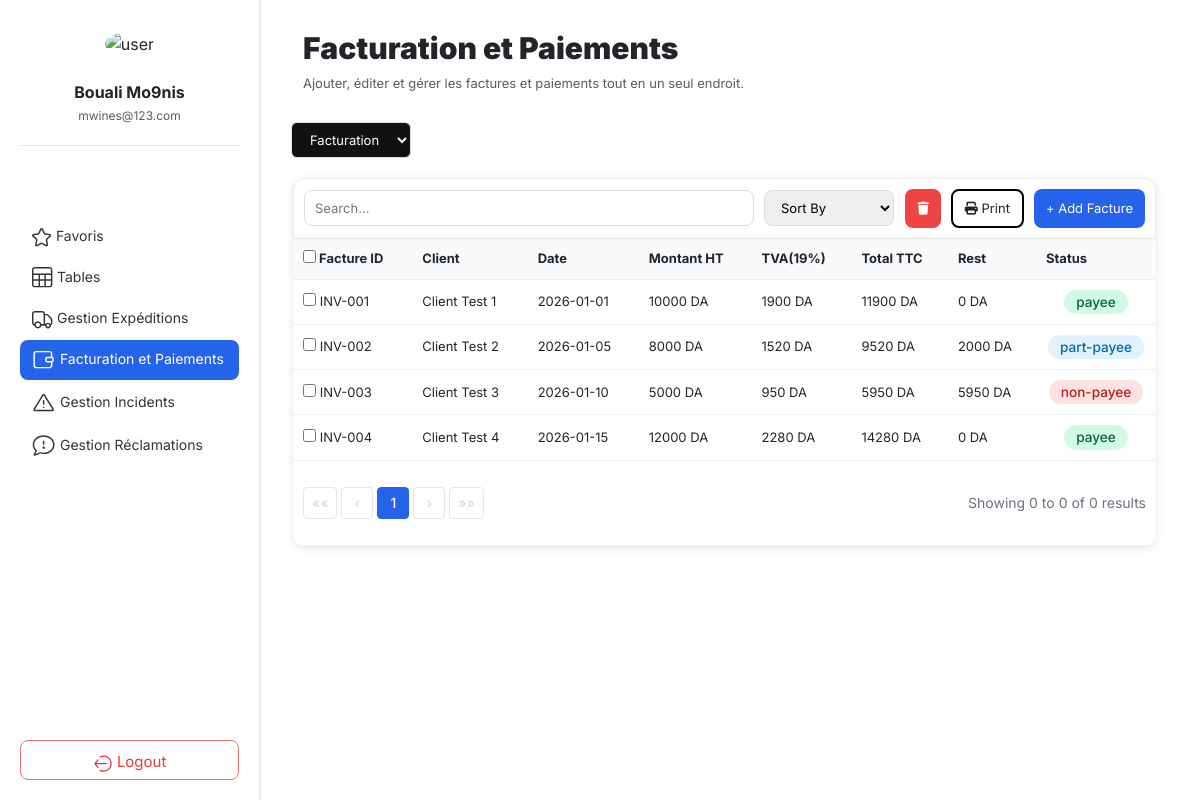
/facturation/, run on an earlier commit of the app's database.
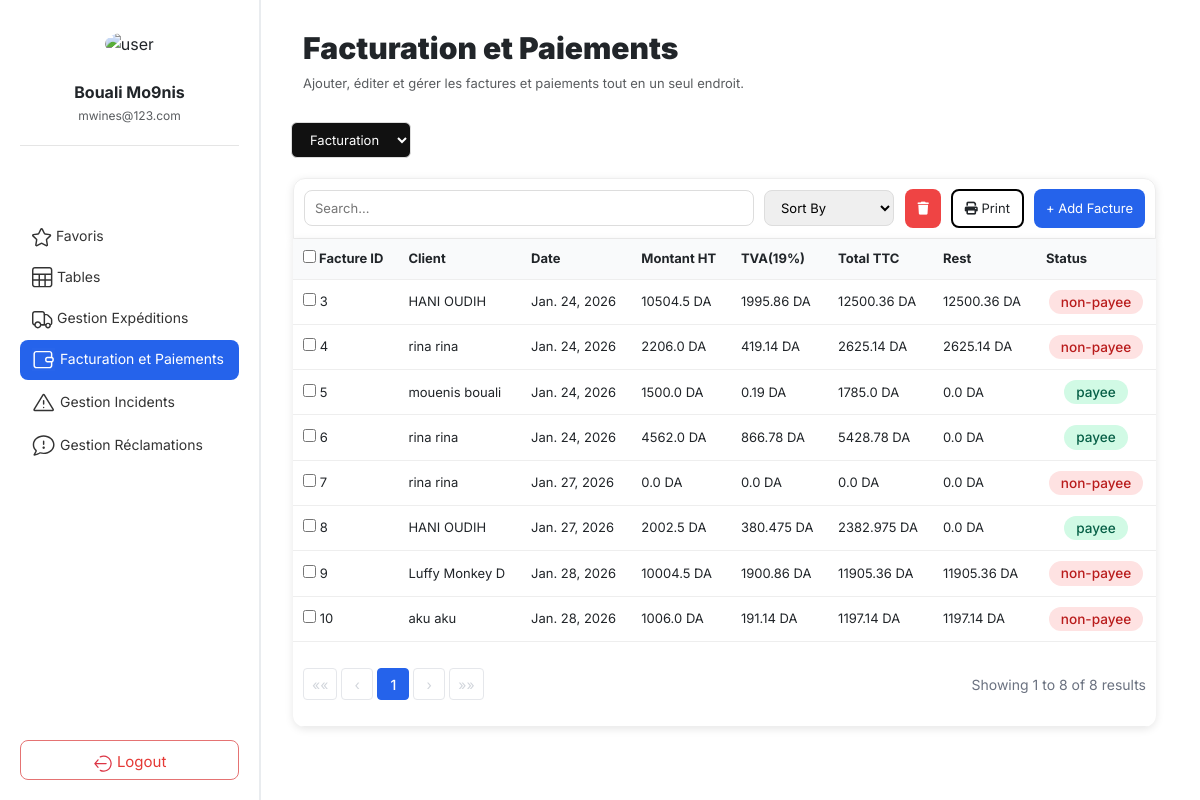
And on a later commit of the database.
### core/models/models.py (models this page shows, shortened)
class Client(models.Model):
    solld = models.FloatField(default=0, validators=[MinValueValidator(0)])
    first_name = models.CharField(max_length=100)
    last_name = models.CharField(max_length=100)
    email = models.EmailField(unique=True)
    phone = models.CharField(max_length=20)
    address = models.TextField()
    created_at = models.DateTimeField(auto_now_add=True)
    def __str__(self):
        return f"{self.first_name} {self.last_name}"

class Invoice(models.Model):
    invoice_date = models.DateField()
    amount_ht = models.FloatField( default=0)
    amount_vat = models.FloatField(default=0.19)
    amount_ttc = models.FloatField( default=0)
    rest = models.FloatField(default=0)
    status = models.CharField(max_length=50)
    client = models.ForeignKey(Client, on_delete=models.RESTRICT)

### core/web/views.py (the view, shortened to what this page needs)
# urls.py: path("facturation/", views.facturation_view, name="facturation_view"),
def facturation_view(request):
	try:
		Invoice= apps.get_model("core", "Invoice")
	except LookupError as e:
		raise Http404("Facturation model not found (check core/models/models.py).") from e
	db_table = Invoice._meta.db_table
	search_query = request.GET.get('search', '').strip()
	Invoices = Invoice.objects.all()
	if search_query:
		Invoices = Invoices.filter(
			Q(client__first_name__icontains=search_query) |
			Q(client__last_name__icontains=search_query) |
			Q(status__icontains=search_query)
		)
	page_obj = Paginator(Invoices, 10).get_page(request.GET.get("page"))
	return render(request, "facture/facture.html", {"page_obj": page_obj})

### core/web/templates/facture/facture.html (shortened to what the changed rows need)
{% extends "home.html" %}
{% load static %}
{% block content %}
<link rel="stylesheet" href="{% static 'css/facture.css' %}">
<div class="tables-top">
    <div class="table-header">
            <h2><b>Facturation et Paiements</b></h2>
    </div>
</div>
<section class="table-section">
    <div class="table-content">
        <table>
            <thead>
                <tr>
                    <th>
                        <label>
                            <input type="checkbox" id="selectAll">
                            Facture ID
                        </label>
                    </th>
                    <th>Client</th>
                    <th>Date</th>
                    <th>Montant HT</th>
                    <th>TVA(19%)</th>
                    <th>Total TTC</th>
                    <th>Rest</th>
                    <th style="width: 120px;">Status</th>
                </tr>
            </thead>
            <tbody>
                {% for invoice in page_obj %}
                <tr>
                    <td class="id-col">
                        <label>
                            <input type="checkbox" value="{{ invoice.id }}">
                            {{ invoice.id }}
                        </label>
                    </td>
                    <td>{{ invoice.client }}</td>
                    <td>{{ invoice.invoice_date }}</td>
                    <td>{{ invoice.amount_ht }} DA</td>
                    <td>{{ invoice.amount_vat }} DA</td>
                    <td>{{ invoice.amount_ttc }} DA</td>
                    <td>{{ invoice.rest }} DA</td>
                    <td class="status">
                        {% if invoice.status == "payee" %}
                            <span class="status-badge status-disponible">{{ invoice.status }}</span>
                        {% elif invoice.status == "non-payee" %}
                            <span class="status-badge status-offline">{{ invoice.status }}</span>
                        {% elif invoice.status == "part-payee" %}
                            <span class="status-badge status-en_mission">{{ invoice.status }}</span>
                        {% else %}
                            <span class="status-badge">{{ invoice.status }}</span>
                        {% endif %}
                    </td>
                </tr>
                {% empty %}
                <tr>
                    <td class="id-col"><input type="checkbox" value="INV-001">
                        INV-001
                    </td>
                    <td>Client Test 1</td>
                    <td>2026-01-01</td>
                    <td>10000 DA</td>
                    <td>1900 DA</td>
                    <td>11900 DA</td>
                    <td>0 DA</td>
                    <td class="status">
                        <span class="status-badge status-disponible">payee</span>
                    </td>
                </tr>
                <tr>
                    <td class="id-col"><input type="checkbox" value="INV-002">
                        INV-002
                    </td>
                    <td>Client Test 2</td>
                    <td>2026-01-05</td>
                    <td>8000 DA</td>
                    <td>1520 DA</td>
                    <td>9520 DA</td>
                    <td>2000 DA</td>
                    <td class="status">
                        <span class="status-badge status-en_mission">part-payee</span>
                    </td>
                </tr>
                <tr>
                    <td class="id-col"><input type="checkbox" value="INV-003">
                        INV-003
                    </td>
                    <td>Client Test 3</td>
                    <td>2026-01-10</td>
                    <td>5000 DA</td>
                    <td>950 DA</td>
                    <td>5950 DA</td>
                    <td>5950 DA</td>
                    <td class="status">
                        <span class="status-badge status-offline">non-payee</span>
                    </td>
                </tr>
                <tr>
                    <td class="id-col"><input type="checkbox" value="INV-004">
                        INV-004
                    </td>
                    <td>Client Test 4</td>
                    <td>2026-01-15</td>
                    <td>12000 DA</td>
                    <td>2280 DA</td>
                    <td>14280 DA</td>
                    <td>0 DA</td>
                    <td class="status">
                        <span class="status-badge status-disponible">payee</span>
                    </td>
                </tr>
                {% endfor %}
            </tbody>
            <tfoot>
                <tr>
                    <td colspan="8">
                        <div class="pagination-footer">
                            <div class="pagination">
                                {% if page_obj.has_previous %}
                                    <a href="?page=1" class="pagination-nav">««</a>
                                    <a href="?page={{ page_obj.previous_page_number }}" class="pagination-nav">‹</a>
                                {% else %}
                                    <span class="pagination-nav disabled">««</span>
                                    <span class="pagination-nav disabled">‹</span>
                                {% endif %}
                                {% for num in page_obj.paginator.page_range %}
                                    {% if num == page_obj.number %}
                                        <strong class="pagination-current">{{ num }}</strong>
                                    {% elif num > page_obj.number|add:'-3' and num < page_obj.number|add:'3' %}
                                        <a href="?page={{ num }}" class="pagination-link">{{ num }}</a>
                                    {% elif num == 1 or num == page_obj.paginator.num_pages %}
                                        <a href="?page={{ num }}" class="pagination-link">{{ num }}</a>
                                    {% elif num == page_obj.number|add:'-3' or num == page_obj.number|add:'3' %}
                                        <span class="pagination-ellipsis">...</span>
                                    {% endif %}
                                {% endfor %}
                                {% if page_obj.has_next %}
                                    <a href="?page={{ page_obj.next_page_number }}" class="pagination-nav">›</a>
                                    <a href="?page={{ page_obj.paginator.num_pages }}" class="pagination-nav">»»</a>
                                {% else %}
                                    <span class="pagination-nav disabled">›</span>
                                    <span class="pagination-nav disabled">»»</span>
                                {% endif %}
                            </div>
                            <div class="pagination-info">
                                Showing {{ page_obj.start_index }} to {{ page_obj.end_index }} of {{ page_obj.paginator.count }} results
                            </div>
                        </div>
                    </td>
                </tr>
            </tfoot>
        </table>
    </div>
</section>
{% endblock %}

### core/web/templates/home.html (shortened to what this page needs)
{% load static %}
<!DOCTYPE html>
<html lang="en">
<head>
    <link href="https://cdn.jsdelivr.net/npm/bootstrap@5.3.2/dist/css/bootstrap.min.css" rel="stylesheet">
    <link rel="stylesheet" href="{% static 'css/home.css' %}">
    <link rel="stylesheet" href="{% static 'css/client.css' %}">
    <link rel="stylesheet" href="https://cdnjs.cloudflare.com/ajax/libs/font-awesome/6.5.0/css/all.min.css" />
</head>
<body>
    <div class="layout">
        <aside class="sidebar">
            <div class="profile">
                <img src="{% static 'images/avatar.png' %}" alt="user">
                <h3>{{ user.first_name |default:"Bouali " }} {{ user.last_name |default:"Mo9nis"}}</h3>
                <p class="text-muted">{{ user.email |default:"mwines@123.com"}}</p>
            </div>
            <nav class="nav-menu">
                <a href="{% url 'favorite_list' %}" class="menu-item ">     Favoris</a>
                <a href="{% url 'table' %}" class="menu-item {% if request.path|slice:':7' == '/table/' %}active{% endif %}">     Tables</a>
                <a href="{% url 'expedition_list' %}" class="menu-item {% if request.path|slice:':12' == '/expedition/' %} active{% endif %}">     Gestion Expéditions</a>
                <a href="{% url 'facturation_view' %}" class="menu-item {% if request.path|slice:':13' == '/facturation/' %}active{% endif %}">
                      Facturation et Paiements</a>
                <a href="{% url 'incident_list' %}" class="menu-item {% if request.path|slice:':10' == '/incident/' %}active{% endif %}">
                     Gestion Incidents</a>
                <a href="{% url 'reclamation_view' %}" class="menu-item {% if request.resolver_match.url_name == 'reclamation_view' %}active{% endif %}">
                     Gestion Réclamations</a>
            </nav>
            <div class="logout">
                <a href="{% url 'login' %}"><button>
                    Logout
                </button></a>
            </div>
        </aside>
        <main class="main-content">
            {% block content %}
            {% endblock %}
        </main>
    </div>
</body>
</html>

What changed in the data, as far as the page shows it:
now on this page (row edited): Client: first_name "Bouali"
added Invoice: id "3", client "HANI OUDIH", invoice_date "Jan. 24, 2026", amount_ht "10504.5", amount_vat "1995.86", amount_ttc "12500.36", rest "12500.36", status "non-payee"
added Invoice: id "4", client "rina rina", invoice_date "Jan. 24, 2026", amount_ht "2206.0", amount_vat "419.14", amount_ttc "2625.14", rest "2625.14", status "non-payee"
added Invoice: id "5", client "mouenis bouali", invoice_date "Jan. 24, 2026", amount_ht "1500.0", amount_vat "0.19", amount_ttc "1785.0", rest "0.0", status "payee"
added Invoice: id "6", client "rina rina", invoice_date "Jan. 24, 2026", amount_ht "4562.0", amount_vat "866.78", amount_ttc "5428.78", rest "0.0", status "payee"
added Invoice: id "7", client "rina rina", invoice_date "Jan. 27, 2026", amount_ht "0.0", amount_vat "0.0", amount_ttc "0.0", rest "0.0", status "non-payee"
added Invoice: id "8", client "HANI OUDIH", invoice_date "Jan. 27, 2026", amount_ht "2002.5", amount_vat "380.475", amount_ttc "2382.975", rest "0.0", status "payee"
added Invoice: id "9", client "Luffy Monkey D", invoice_date "Jan. 28, 2026", amount_ht "10004.5", amount_vat "1900.86", amount_ttc "11905.36", rest "11905.36", status "non-payee"
added Invoice: id "10", client "aku aku", invoice_date "Jan. 28, 2026", amount_ht "1006.0", amount_vat "191.14", amount_ttc "1197.14", rest "1197.14", status "non-payee"
Also different on the page:
{{ page_obj.start_index }}: "0" → "1"
{{ page_obj.end_index }}: "0" → "8"
{{ page_obj.paginator.count }}: "0" → "8"
{{ user.first_name |default:"Bouali " }}: "Bouali" → (not shown)
form field value: "☐" → (not shown)
text no longer shown: "INV-001 Client Test 1 2026-01-01 10000 DA 1900 DA 11900 DA 0 DA payee INV-002 Client Test 2 2026-01-05 8000 DA 1520 DA 9520 DA 2000 DA part-payee INV-003 Client Test 3 2026-01-10 5000 DA 950 DA 5950 DA 5950 DA non-payee INV-004 Client Test 4 2026-01-15 12000 DA 2280 DA 14280 DA 0 DA payee"
